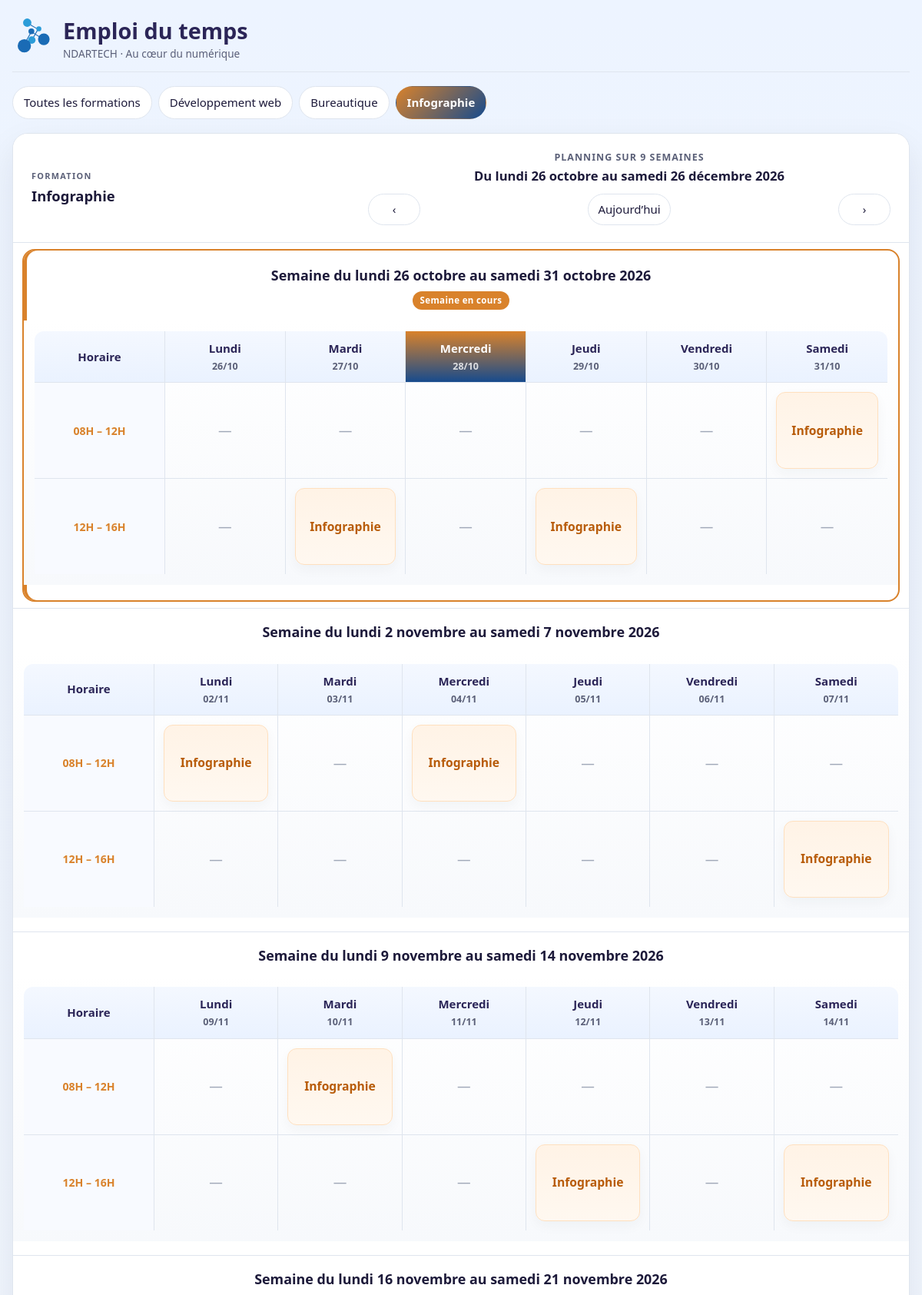
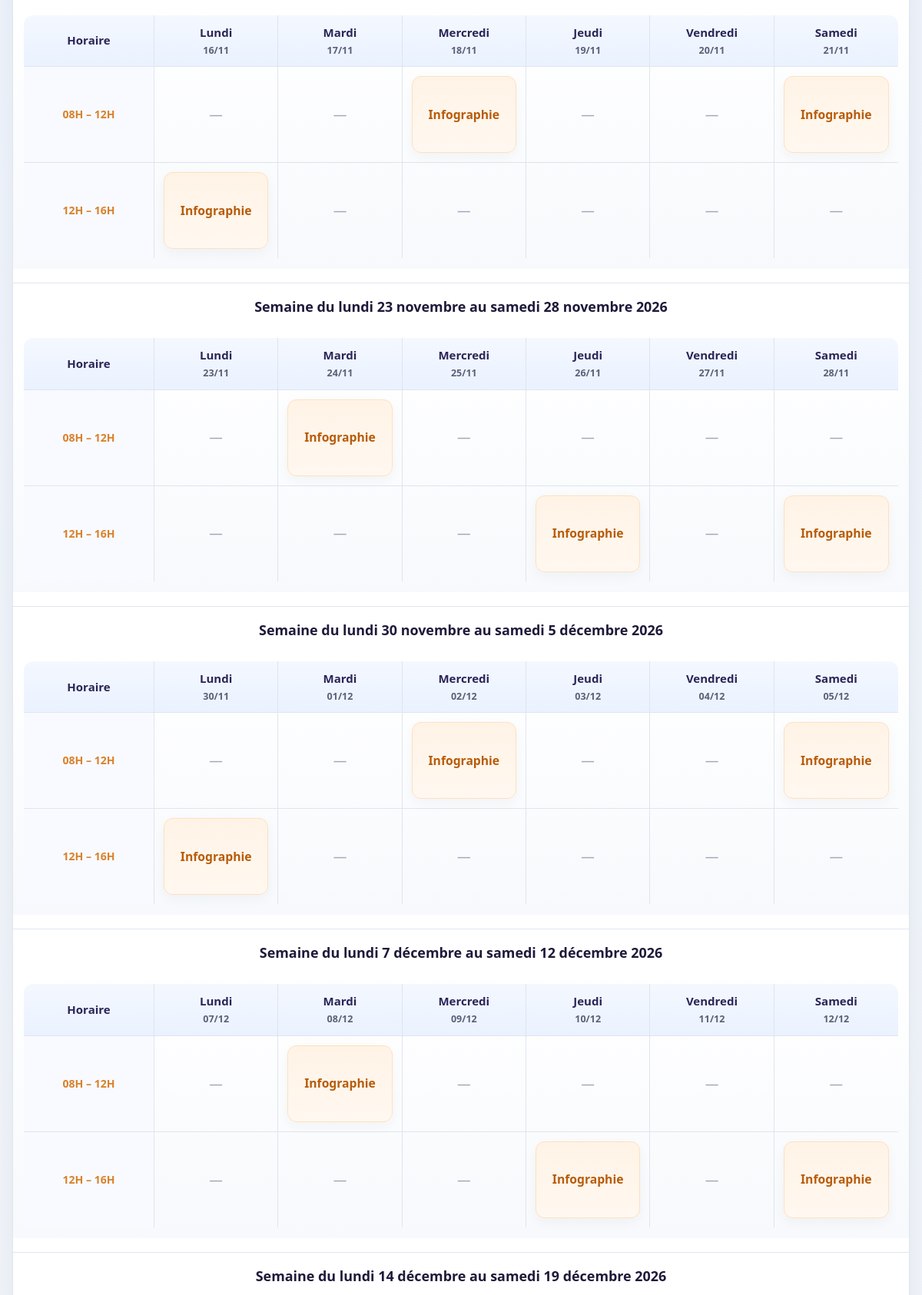
The page /?f=3&w=2026-10-26 (upper part) on the database its author committed (2 pictures, top to bottom).
### tables this page shows
CREATE TABLE courses(id INTEGER PRIMARY KEY, formation INTEGER NOT NULL, day TEXT NOT NULL, hs TEXT NOT NULL, he TEXT NOT NULL, title TEXT NOT NULL, room TEXT NOT NULL DEFAULT '');

### public/index.php (the view, shortened to what this page needs)
<?php
require __DIR__ . '/../app/bootstrap.php';
$f = (int)($_GET['f'] ?? 1); if ($f !== 0 && !isset(FORMS[$f])) $f = 1;
$defaultWeek = (int)date('N') >= 6 ? addd(monday(), 7) : monday();
$w = monday($_GET['w'] ?? $defaultWeek);
$weekCount = 9;
$lastWeek = addd($w, ($weekCount - 1) * 7);
$end = addd($lastWeek, 5);
$sql = 'SELECT formation,day,hs,he,title,room FROM courses WHERE day BETWEEN ? AND ?';
if ($f !== 0) $sql .= ' AND formation=?';
$sql .= ' ORDER BY day,hs,formation';
$q = db()->prepare($sql);
$q->execute($f === 0 ? [$w, $end] : [$w, $end, $f]);
$validationQuery = db()->prepare('SELECT formation,day,hs,he,title,room FROM courses WHERE day BETWEEN ? AND ?');
$validationQuery->execute([$w, $end]);
$weeks = [];
for ($i = 0; $i < $weekCount; $i++) {
    $week = addd($w, $i * 7);
    $weeks[$week] = ['by' => [], 'slots' => [], 'note' => ''];
}
foreach ($q as $r) {
    $week = monday($r['day']);
    $slot = $r['hs'] . '-' . $r['he'];
    $weeks[$week]['by'][$slot][$r['day']][] = $r;
    $weeks[$week]['slots'][$slot] = ['hs' => $r['hs'], 'he' => $r['he']];
}
$url = fn(int $ff, string $ww) => h('?f=' . $ff . '&w=' . $ww);
$today = date('Y-m-d');
$weekShortcut = (int)date('N') >= 6 ? 'Semaine prochaine' : 'Aujourd’hui';
echo '<nav class="tabs">';
echo '<a class="tab' . ($f === 0 ? ' on' : '') . '" href="' . $url(0, $w) . '">Toutes les formations</a>';
foreach (FORMS as $id => [$name, $c]) echo '<a class="tab ' . $c . ($id === $f ? ' on' : '') . '" href="' . $url($id, $w) . '">' . h($name) . '</a>';
echo '</nav>';
echo '<div class="schedule-shell' . ($f === 0 ? ' all-forms' : ' ' . h(FORMS[$f][1])) . '">';
echo '<div class="schedule-header"><div class="week-meta"><span class="meta-label">' . ($f === 0 ? 'Vue générale' : 'Formation') . '</span><h2>' . h($f === 0 ? 'Toutes les formations' : FORMS[$f][0]) . '</h2></div><div class="week-range"><strong class="period-label"><span class="period-title">Planning sur ' . $weekCount . ' semaines</span><span class="period-dates">' . h(schedule_period_label($w, $end)) . '</span></strong><a class="ic period-prev" href="' . $url($f, addd($w, -$weekCount * 7)) . '" aria-label="Période précédente">‹</a><a class="ic period-next" href="' . $url($f, addd($w, $weekCount * 7)) . '" aria-label="Période suivante">›</a><a class="ic period-today" href="' . $url($f, $defaultWeek) . '">' . $weekShortcut . '</a></div></div>';
$formatTime = static fn(string $time): string => substr($time, 0, 2) . 'H' . (substr($time, 3, 2) === '00' ? '' : substr($time, 3, 2));
foreach ($weeks as $week => $data) {
    $slots = $data['slots'];
    uasort($slots, static fn(array $a, array $b): int => [$a['hs'], $a['he']] <=> [$b['hs'], $b['he']]);
    $isCurrentWeek = $week === monday();
    echo '<section class="schedule-week' . ($isCurrentWeek ? ' current-week' : '') . '"><h3 class="schedule-week-heading"><span>' . h(schedule_week_label($week)) . '</span>'
        . ($isCurrentWeek ? '<span class="current-week-badge">Semaine en cours</span>' : '') . '</h3>';
    echo '<div class="schedule-table-wrap"><table class="schedule-table"><thead><tr><th scope="col">Horaire</th>';
    foreach (DAYS as $i => $name) {
        $d = addd($week, $i);
        echo '<th scope="col"' . ($d === $today ? ' class="today"' : '') . '><span>' . $name . '</span><small>' . fd($d) . '</small></th>';
    }
    echo '</tr></thead><tbody>';
    foreach ($slots as $key => $slot) {
        echo '<tr><th scope="row" class="time-cell">' . h($formatTime($slot['hs']) . ' – ' . $formatTime($slot['he'])) . '</th>';
        foreach (DAYS as $i => $_) {
            $d = addd($week, $i);
            echo '<td>';
            if (empty($data['by'][$key][$d])) echo '<span class="no-course" aria-label="Aucun cours">—</span>';
            else foreach ($data['by'][$key][$d] as $course) {
                $formationName = FORMS[(int)$course['formation']][0];
                echo '<article class="session session-' . ((int)$course['formation'] - 1) . '" aria-label="Cours programmé : ' . h($formationName) . '"><span class="session-title">' . h($formationName) . '</span></article>';
            }
            echo '</td>';
        }
        echo '</tr>';
    }
    echo '</tbody></table></div><div class="schedule-mobile">';
    for ($i = 0; $i < count(DAYS); $i++) {
        $day = addd($week, $i);
        $dayCourses = [];
        foreach ($data['by'] as $coursesBySlot) {
            foreach ($coursesBySlot[$day] ?? [] as $course) $dayCourses[] = $course;
        }
        usort($dayCourses, static fn(array $a, array $b): int => [$a['hs'], $a['formation']] <=> [$b['hs'], $b['formation']]);
        echo '<section class="schedule-day-card"><h4>' . DAYS[$i] . ' <time datetime="' . h($day) . '">' . fd($day) . '</time></h4>';
        if (!$dayCourses) echo '<p class="schedule-day-empty">Aucun cours prévu</p>';
        foreach ($dayCourses as $course) {
            $formationName = FORMS[(int)$course['formation']][0];
            echo '<article class="mobile-session session-' . ((int)$course['formation'] - 1) . '"><time>' . h($formatTime($course['hs']) . ' – ' . $formatTime($course['he'])) . '</time><span>' . h($formationName) . '</span></article>';
        }
        echo '</section>';
    }
    echo '</div></section>';
}
echo '</div>';

### rows shown on the page
courses: formation "Infographie"
courses: formation "Infographie"
courses: formation "Infographie"
courses: formation "Infographie"
courses: formation "Infographie"
courses: formation "Infographie"
courses: formation "Infographie"
courses: formation "Infographie"
courses: formation "Infographie"
courses: formation "Infographie"
courses: formation "Infographie"
courses: formation "Infographie"
courses: formation "Infographie"
courses: formation "Infographie"
courses: formation "Infographie"
courses: formation "Infographie"
courses: formation "Infographie"
courses: formation "Infographie"
courses: formation "Infographie"
courses: formation "Infographie"
courses: formation "Infographie"

### other values the page prints
$title "Emploi du temps"
$name "Développement web"
$name "Bureautique"
$name "Infographie"
$f === 0 ? 'Toutes les formations' : FORMS[$f][0] "Infographie"
$weekCount "9"
schedule_period_label($w, $end) "Du lundi 26 octobre au samedi 26 décembre 2026"
schedule_week_label($week) "Semaine du lundi 26 octobre au samedi 31 octobre 2026"
$name "Lundi"
fd($d) "26/10"
$name "Mardi"
fd($d) "27/10"
$name "Mercredi"
fd($d) "28/10"
$name "Jeudi"
